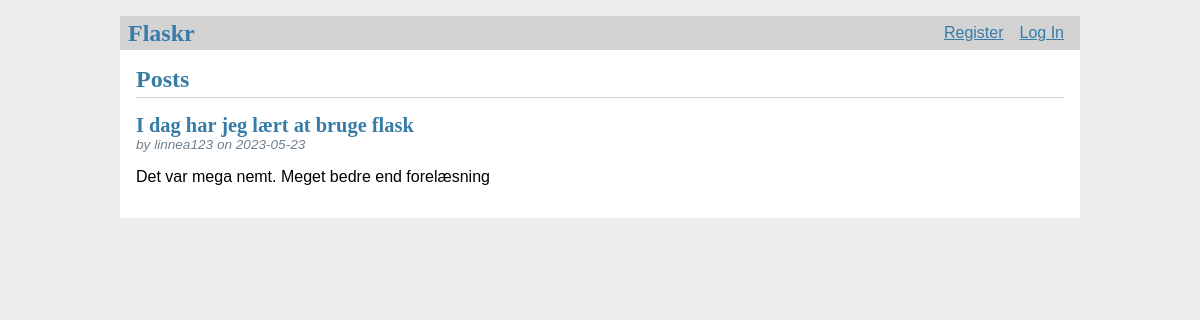
Before: / with the older database file.
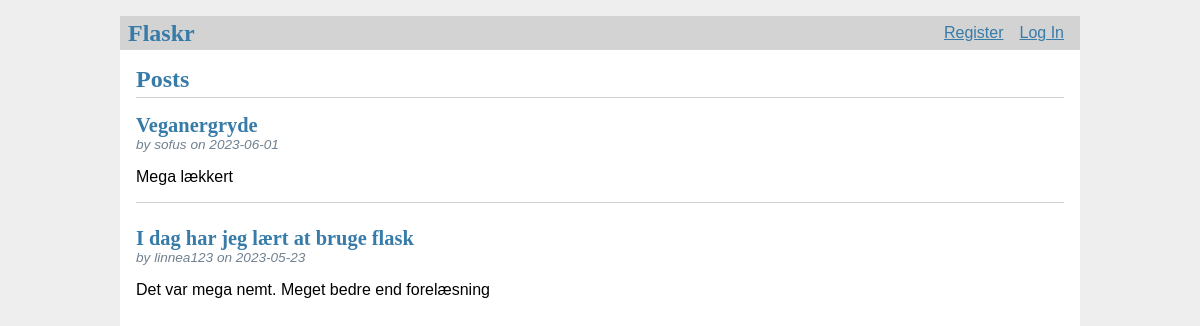
After: the same page with the newer database file.
### tables this page shows
CREATE TABLE post (
  id INTEGER PRIMARY KEY AUTOINCREMENT,
  author_id INTEGER NOT NULL,
  created TIMESTAMP NOT NULL DEFAULT CURRENT_TIMESTAMP,
  title TEXT NOT NULL,
  body TEXT NOT NULL,
  FOREIGN KEY (author_id) REFERENCES user (id)
);

CREATE TABLE user (
  id INTEGER PRIMARY KEY AUTOINCREMENT,
  username TEXT UNIQUE NOT NULL,
  password TEXT NOT NULL
);

### flaskr/blog.py (the view)
@bp.route('/')
def index():
    db = get_db()
    posts = db.execute(
        'SELECT p.id, title, body, created, author_id, username'
        ' FROM post p JOIN user u ON p.author_id = u.id'
        ' ORDER BY created DESC'
    ).fetchall()
    return render_template('blog/index.html', posts=posts)

### flaskr/auth.py (called while the page is built)
@bp.before_app_request
def load_logged_in_user():
    user_id = session.get('user_id')
    if user_id is None:
        g.user = None
    else:
        g.user = get_db().execute(
            'SELECT * FROM user WHERE id = ?', (user_id,)
        ).fetchone()

### flaskr/db.py (called while the page is built)
def get_db():
    if 'db' not in g:
        g.db = sqlite3.connect(
            current_app.config['DATABASE'],
            detect_types=sqlite3.PARSE_DECLTYPES
        )
        g.db.row_factory = sqlite3.Row
    return g.db

### flaskr/templates/blog/index.html (shortened to what this page needs)
{% extends 'base.html' %}
{% block header %}
  <h1>{% block title %}Posts{% endblock %}</h1>
{% endblock %}
{% block content %}
  {% for post in posts %}
    <article class="post">
      <header>
        <div>
          <h1>{{ post['title'] }}</h1>
          <div class="about">by {{ post['username'] }} on {{ post['created'].strftime('%Y-%m-%d') }}</div>
        </div>
      </header>
      <p class="body">{{ post['body'] }}</p>
    </article>
    {% if not loop.last %}
      <hr>
    {% endif %}
  {% endfor %}
{% endblock %}

### flaskr/templates/base.html (shortened to what this page needs)
<!doctype html>
<link rel="stylesheet" href="{{ url_for('static', filename='style.css') }}">
<nav>
  <h1>Flaskr</h1>
  <ul>
    {% if g.user %}
      <li><span>{{ g.user['username'] }}</span>
      <li><a href="{{ url_for('auth.logout') }}">Log Out</a>
    {% else %}
      <li><a href="{{ url_for('auth.register') }}">Register</a>
      <li><a href="{{ url_for('auth.login') }}">Log In</a>
    {% endif %}
  </ul>
</nav>
<section class="content">
  <header>
    {% block header %}{% endblock %}
  </header>
  {% block content %}{% endblock %}
</section>

### flaskr/static/style.css (style rules this page uses)
h1 { font-family: serif; color: #377ba8; margin: 1rem 0; }
a { color: #377ba8; }
hr { border: none; border-top: 1px solid lightgray; }
nav { background: lightgray; display: flex; align-items: center; padding: 0 0.5rem; }
nav h1 { flex: auto; margin: 0; }
nav ul { display: flex; list-style: none; margin: 0; padding: 0; }
nav ul li a, nav ul li span, header .action { display: block; padding: 0.5rem; }
.content { padding: 0 1rem 1rem; }
.content > header { border-bottom: 1px solid lightgray; display: flex; align-items: flex-end; }
.content > header h1 { flex: auto; margin: 1rem 0 0.25rem 0; }
.post > header { display: flex; align-items: flex-end; font-size: 0.85em; }
.post > header > div:first-of-type { flex: auto; }
.post > header h1 { font-size: 1.5em; margin-bottom: 0; }
.post .about { color: slategray; font-style: italic; }
.post .body { white-space: pre-line; }
.content:last-child { margin-bottom: 0; }

Changed rows visible on the page:
added post: title "Veganergryde", username "sofus", created "2023-06-01", body "Mega lækkert"
